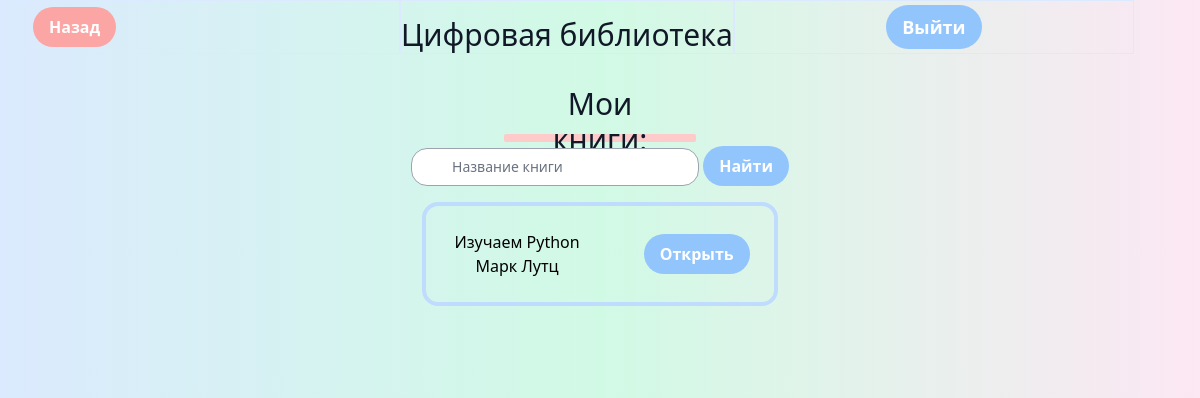
/books/1/, run on an earlier commit of the app's database.
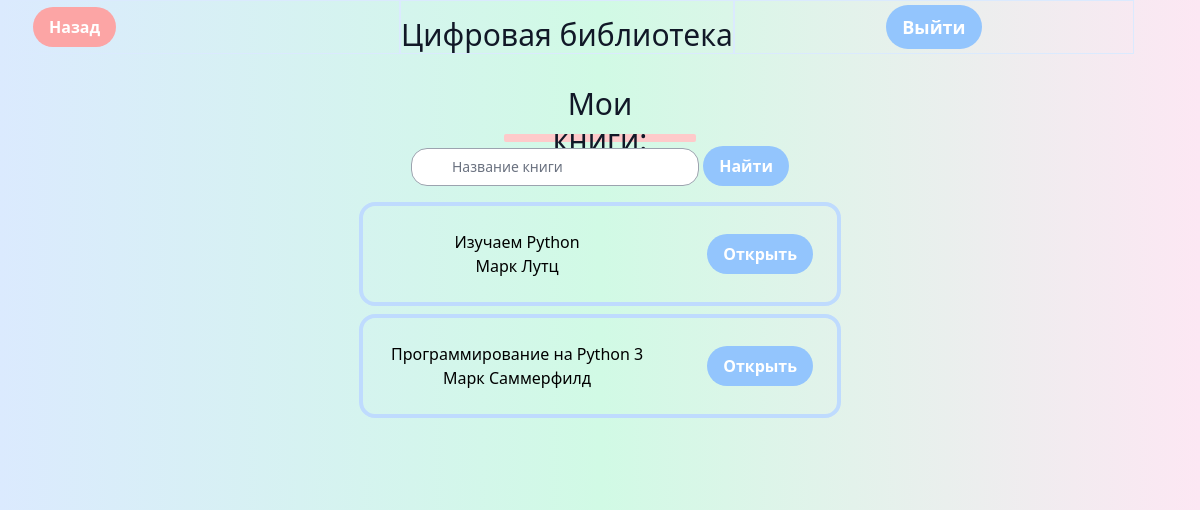
And on a later commit of the database.
### main/models.py (models this page shows, shortened)
class Books(models.Model):
    name = models.CharField(max_length=200)
    author = models.CharField(max_length=200, default='')
    nomer = models.CharField(max_length=17, default='')
    link = models.URLField(default='')
    discipline = models.ForeignKey(Disciplines, on_delete=models.CASCADE)
    class Meta:
        verbose_name_plural = 'Books'

### main/views.py (the view)
# urls.py: path('books/<int:pk>/', views.books, name='books'),
def books(request, pk):
    book = Books.objects.filter(discipline=pk)
    return render(request, 'main/books.html', {"book": book})

### main/templates/main/books.html (shortened to what the changed rows need)
<!doctype html>
<html>
<head>
  <link href="https://unpkg.com/tailwindcss@^2/dist/tailwind.min.css" rel="stylesheet">
</head>
<body class="bg-gradient-to-r from-blue-100 via-green-100 to-pink-100">
    <main class="flex-grow flex justify-center items-center bg-gradient-to-r from-blue-100 via-green-100 to-pink-100">
        <div class="mx-auto px-4 sm:px-8 py-2 text-center">
        <div class="flex flex-col mb-6">
        <div class="container mb-2 flex mx-auto w-full items-center justify-center">
            <ul class="flex flex-col p-4">
            {% for b in book %}
                <li class="border-green-400 flex flex-row mb-2">
										<div class="select-none flex flex-1 items-center p-4 transition duration-500 ease-in-out transform hover:-translate-y-2 rounded-2xl border-4 p-6 hover:shadow-2xl border-blue-200">
											<div class="flex-1 pl-1 mr-16">
												<div class="font-medium">
													{{ b.name }}
												</div>
                                                <div class="font-medium">
													 {{ b.author }}
												</div>
											</div>
                                            <a target="_blank" href={{ b.link }}>
											 <button class="bg-blue-300 hover:bg-blue-600 text-white font-bold py-2 px-4 rounded-full">
                                            Открыть
                                            </button>
                                            </a>
											</div>
									</li>
                            {% endfor %}
                            </ul>
                        </div>
                    </div>
            </div>
        </main>
    </body>
</html>

What changed in the data, as far as the page shows it:
added Books: name "Программирование на Python 3", author "Марк Саммерфилд"
